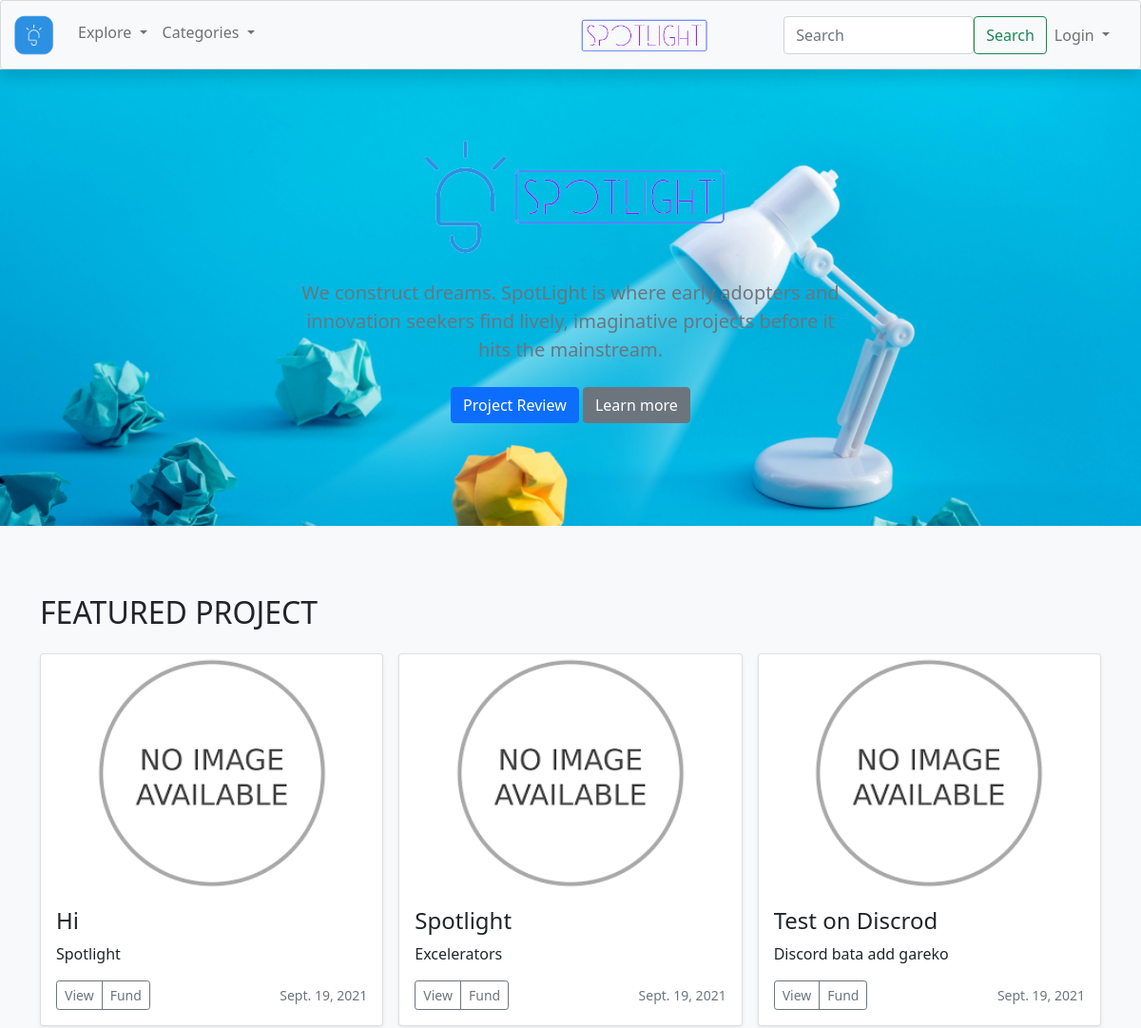
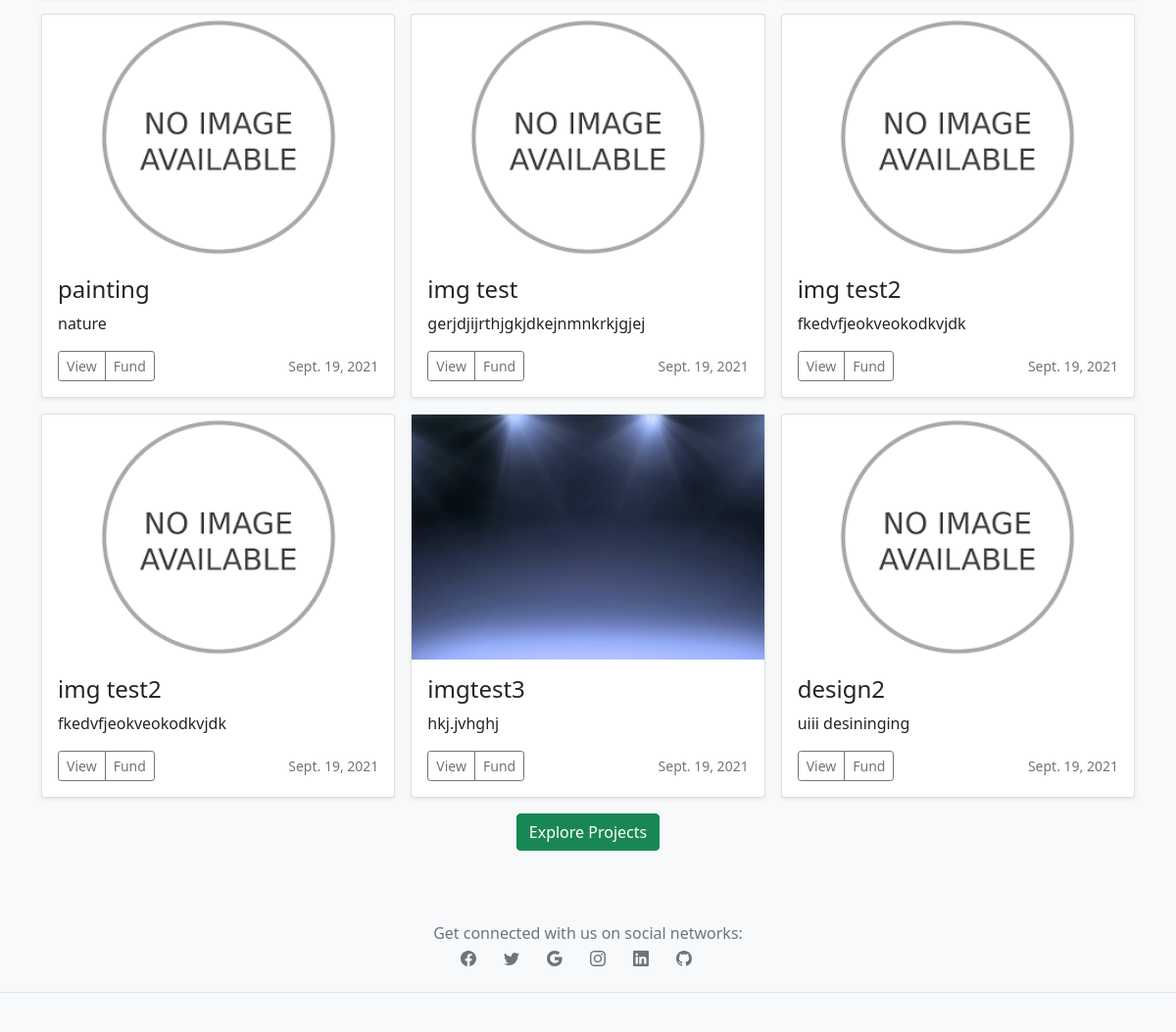
The app's page / (upper part), older data (2 pictures, top to bottom).
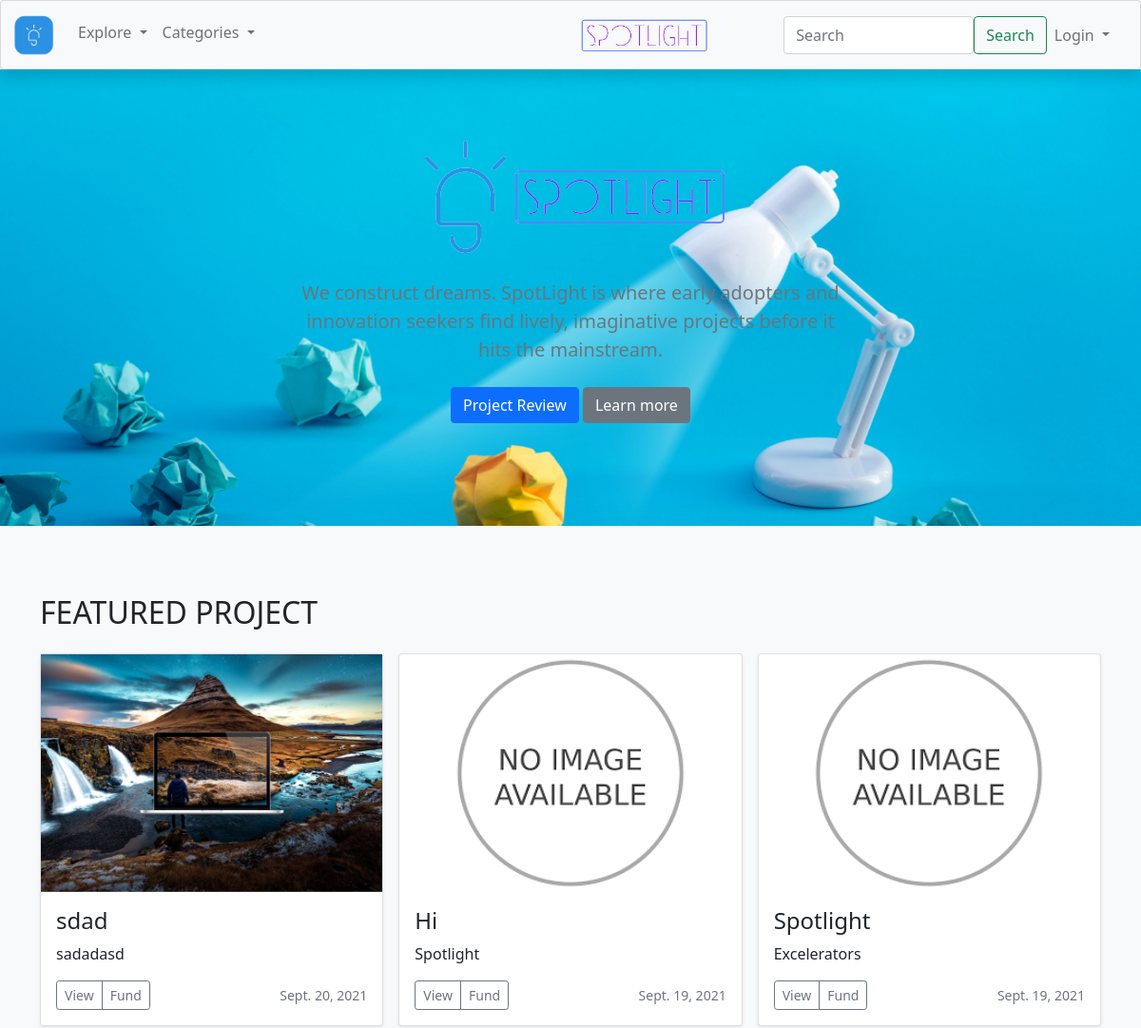
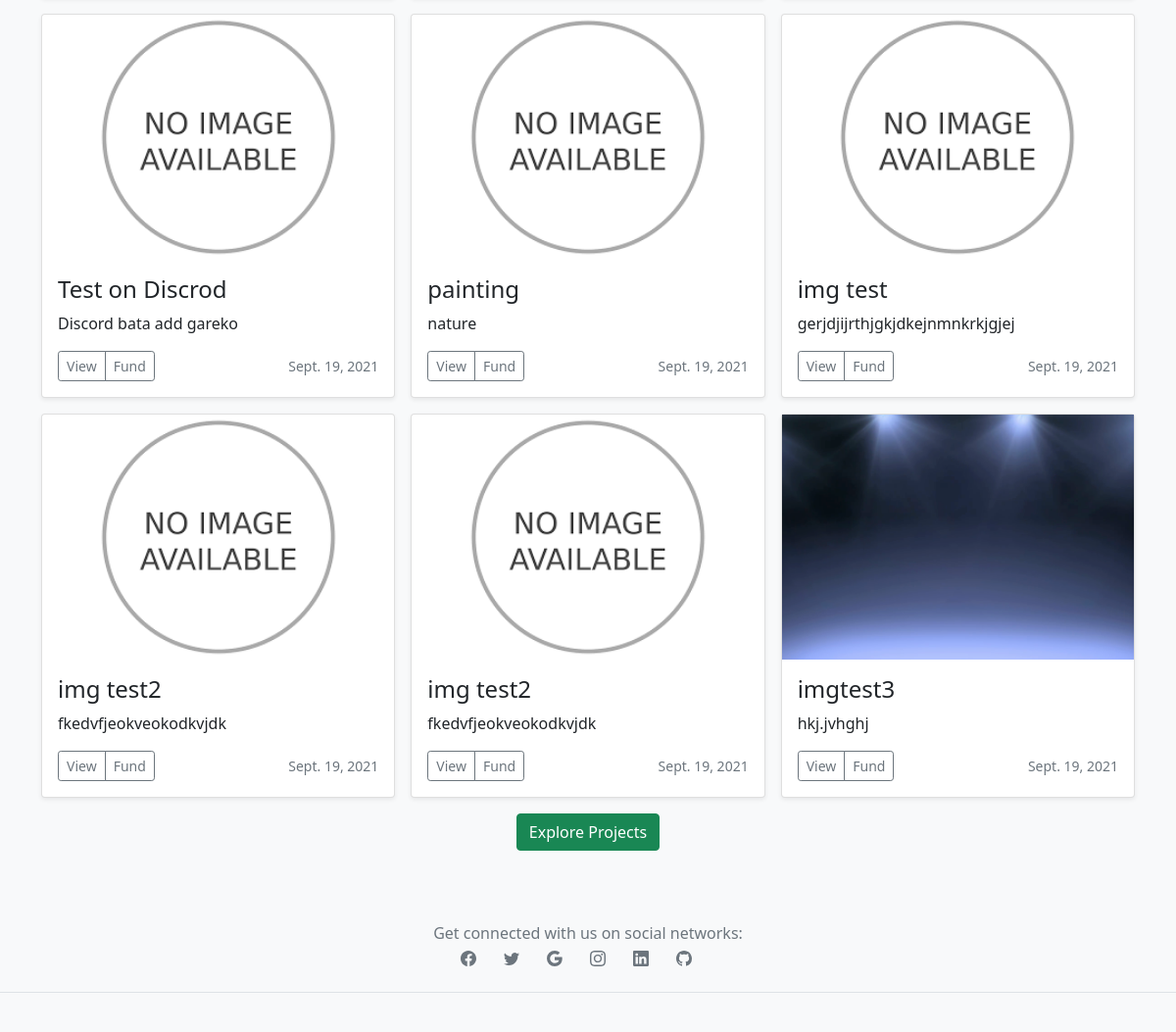
The same page, newer data (2 pictures, top to bottom).
### creator/models.py (models this page shows)
class creator_Basic(models.Model):
    title = models.CharField(max_length=25)
    category = models.CharField(max_length=100)
    reciepient = models.CharField(max_length=100)
    description=models.TextField()
    image = models.ImageField(upload_to='media/static/img')
    FundingGoal=models.IntegerField(default='0')
    TargetLaunchDate = models.DateField(default= now, blank=True)

### creator/views.py (the view)
# urls.py: path('', views.View_Projects,name= 'home'),
def View_Projects(request):
    data = creator_Basic.objects.all().order_by('-TargetLaunchDate')
    return render(request, "home.html", {"projects": data})

### templates/home.html (shortened to what this page needs)
{% extends 'base.html' %}
{% block content %}
  <section class=" text-center">
    <div style="background-image: url('/static/img/bg_light.png');background-size: cover; height:480px;">
    <div class="row py-lg-5" >
      <div class="col-lg-6 col-md-8 mx-auto" >
        <img src="/static/SpotLight_Logos/logo6.png">
        <p class="lead text-muted">We construct dreams.
        SpotLight is where early adopters and innovation seekers find lively, imaginative projects before it hits the mainstream.</p>
        <p>
          <a href="#" class="btn btn-primary my-2">Project Review</a>
          <a href="#" class="btn btn-secondary my-2">Learn more</a>
        </p>
      </div>
    </div>
  </div>
  </section>
  <div class="album py-5 bg-light">
    <div class="container">
      <div class="text-left my-4">
        <h2>FEATURED PROJECT</h2>
      </div>
      <div class="row row-cols-1 row-cols-sm-2 row-cols-md-3 g-3">
        {% for pr in projects|slice:":9" %}
            <div class="col">
            <div class="card shadow-sm">
              <div class="overflow-hidden container center" style="height: 250px; display: flex; justify-content: center;">
                {% if pr.image %}
                  <img src="{{pr.image.url}}" >
                {% endif %}
                {% if not pr.image %}
                  <img src="static/img/no image.png">
                {% endif %}
              </div>
              <div class="card-body">
              <h4>{{pr.title}}</h4>
                <p class="card-text">{{pr.description}}</p>
                <div class="d-flex justify-content-between align-items-center">
                  <div class="btn-group">
                    <a href="/creator/project/{{pr.id}}" class="btn btn-sm btn-outline-secondary">
                      View
                    </a>
                    <a href="/investor/investor" class="btn btn-sm btn-outline-secondary">
                      Fund
                    </a>
                  </div>
                  <small class="text-muted">{{pr.TargetLaunchDate}}</small>
                </div>
              </div>
            </div>
          </div>
        {% endfor %}
      </div>
      <div class="w-100 pt-3 text-center" >
        <a class="btn btn-success" href="/creator/projects">Explore Projects</a>
      </div>
    </div>
  </div>
{% endblock %}

Row changes from the older to the newer data that the page shows:
no longer on this page (row unchanged): creator_Basic: title "design2", description "uiii desininging", TargetLaunchDate "Sept. 19, 2021"
added creator_Basic: image (picture), title "sdad", description "sadadasd", TargetLaunchDate "Sept. 20, 2021"
